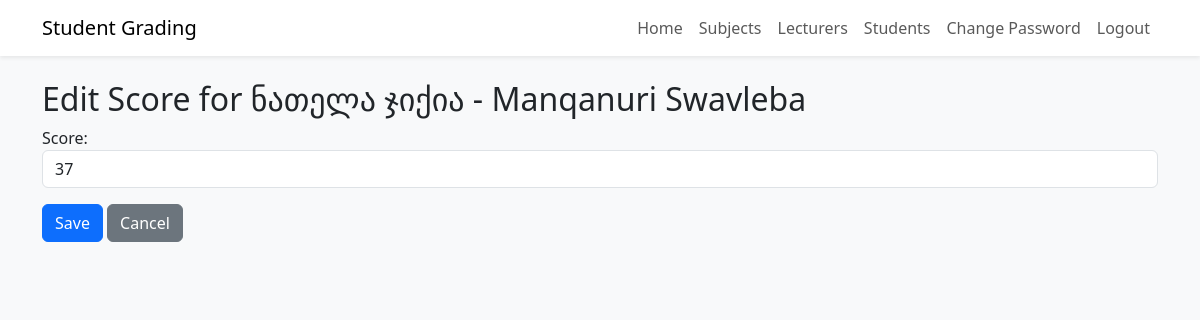
Screenshot of /grading/scores/1/edit/ (signed in) with the database file from the repository.
### student_grading/models.py (models this page shows, shortened)
class Score(models.Model):
    student = models.ForeignKey(Student, on_delete=models.CASCADE)
    subject = models.ForeignKey(Subject, on_delete=models.CASCADE)
    score = models.IntegerField()
    class Meta:
        unique_together = ("student", "subject")

class Student(models.Model):
    name = models.CharField(max_length=100)
    course = models.ForeignKey(Course, on_delete=models.CASCADE)
    subjects = models.ManyToManyField(Subject)

class Subject(models.Model):
    name = models.CharField(max_length=100)
    course = models.ForeignKey(Course, on_delete=models.CASCADE)
    lecturer = models.ForeignKey(Lecturer, on_delete=models.CASCADE)

### student_grading/views.py (the view)
# urls.py: path("scores/<int:pk>/edit/", views.score_update, name="score_update"),
@login_required
def score_update(request, pk):
    score = get_object_or_404(Score, pk=pk)
    if request.method == "POST":
        form = ScoreForm(request.POST, instance=score)
        if form.is_valid():
            form.save()
            messages.success(request, f"Score updated for {score.student.name} in {score.subject.name}")
            return redirect('student_list')
    else:
        form = ScoreForm(instance=score)
    return render(request, 'score_form.html', {'form': form, 'score': score})

### student_grading/forms.py
class ScoreForm(forms.ModelForm):
    class Meta:
        model = Score
        fields = ['score']
        widgets = {
            'score': forms.NumberInput(attrs={'class': 'form-control', 'min': 0, 'max': 100}),
        }

### student_grading/templates/score_form.html (shortened to what this page needs)
{% extends "base.html" %}
{% block content %}
<h2>Edit Score for {{ score.student.name }} - {{ score.subject.name }}</h2>
<form method="POST">
    {{ form.as_p }}
    <button type="submit" class="btn btn-primary">Save</button>
    <a href="{% url 'student_list' %}" class="btn btn-secondary">Cancel</a>
</form>
{% endblock %}

### rows the page displays
Score: student.name "ნათელა ჯიქია", subject.name "Manqanuri Swavleba", score "37"
